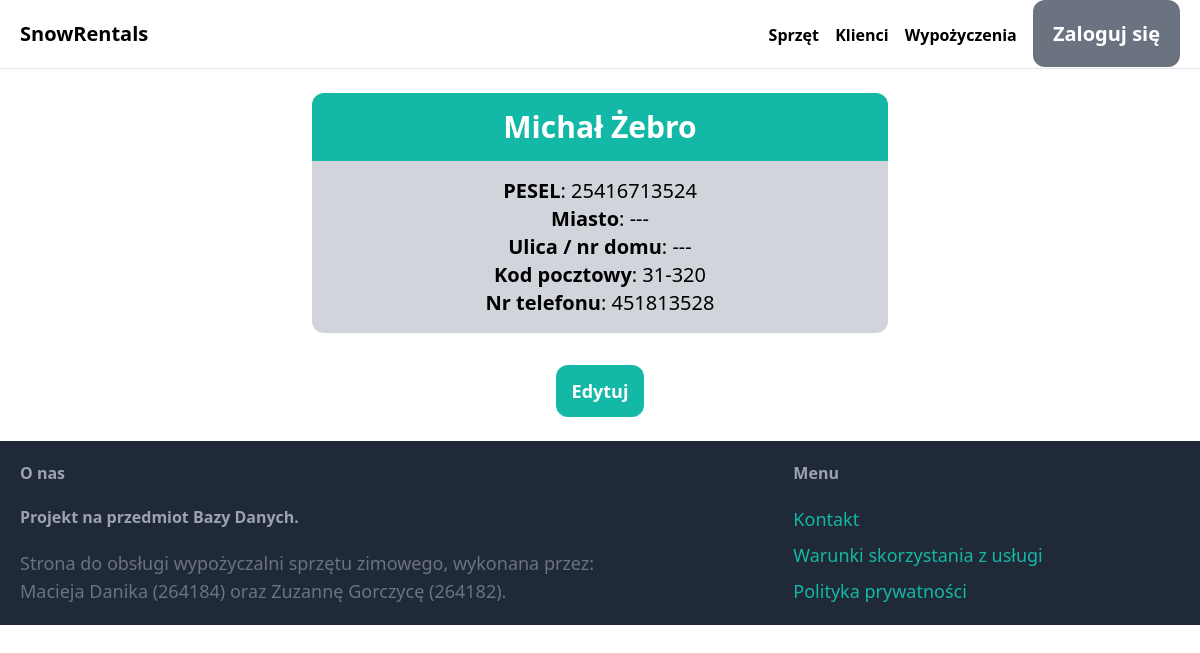
/items/klient/14/, run on the app's committed database.
### item/models.py (models this page shows, shortened)
class Klient(models.Model):
    imie = models.CharField(max_length=40)
    nazwisko = models.CharField(max_length=40)
    PESEL = models.CharField(max_length=11, unique=True, validators=[PESEL_validation])
    miasto = models.CharField(max_length=50, null=False, default="---")
    ulica_nrDomu = models.CharField(max_length=50, null=False, default="---")
    kod_pocztowy = models.CharField(max_length=6, validators=[KOD_validation])
    nr_telefonu = models.CharField(max_length=9, unique=True, validators=[TEL_validation])
    class Meta:
        ordering=('imie',)
        verbose_name_plural = 'Klienci'

### item/views.py (the view)
# urls.py: path('klient/<int:pk>/', views.klient_szczegol, name="klient_szczegol"),
def klient_szczegol(request, pk):  #szczegóły klientów
    item = get_object_or_404(Klient, pk=pk)
    return render(request, 'item/klient_szczegol.html',{
        'item': item
    })

### item/templates/item/klient_szczegol.html (shortened to what this page needs)
{% extends 'core/base.html' %}
{% block content %}
<div style="text-align:center; width:50%; margin: 0 auto">
    <h2 class="p-4 text-3xl text-white bg-teal-500 rounded-t-xl"><strong>{{item.imie}} {{ item.nazwisko }}</strong></h2>
    <ul class="mb-4 p-4 text-xl bg-gray-300 rounded-b-xl">
        <li><strong>PESEL</strong>: {{ item.PESEL}}</li>
        <li><strong>Miasto</strong>: {{ item.miasto}}</li>
        <li><strong>Ulica / nr domu</strong>: {{ item.ulica_nrDomu}}</li>
        <li><strong>Kod pocztowy</strong>: {{ item.kod_pocztowy}}</li>
        <li><strong>Nr telefonu</strong>: {{ item.nr_telefonu}}</li>
    </ul>
    <a href="{% url 'item:edytuj_klient' item.id %}" class="inline-block mt-4 px-4 py-3 text-lg font-semibold bg-teal-500 text-white hover:bg-teal-700 rounded-xl">Edytuj</a>
</div>
{% endblock %}

### data on the page
Klient: imie "Michał", nazwisko "Żebro", PESEL "25416713524", miasto "---", ulica_nrDomu "---", kod_pocztowy "31-320", nr_telefonu "451813528"
